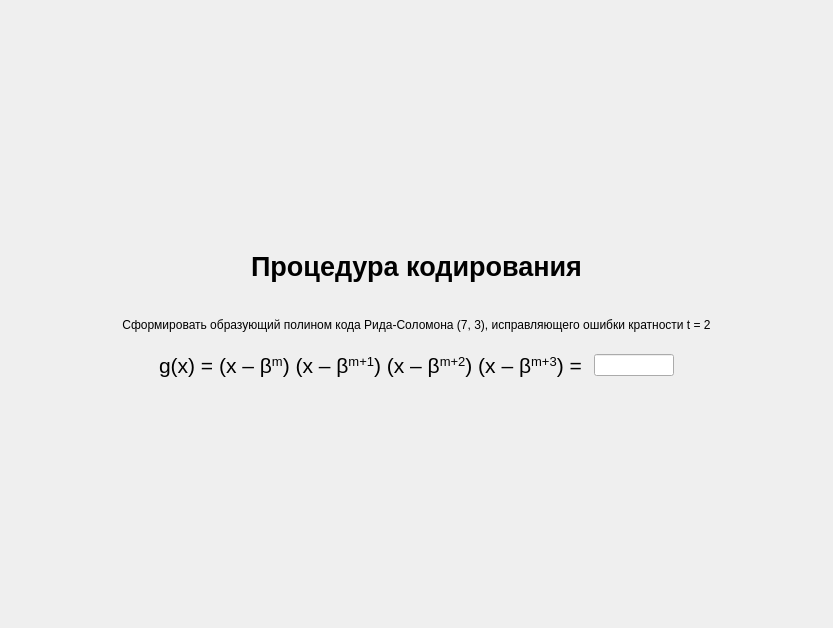
<?xml version="1.0" encoding="UTF-8"?>
<ui version="4.0">
 <class>ScreenTask4</class>
 <widget class="QFrame" name="ScreenTask4">
  <property name="geometry">
   <rect>
    <x>0</x>
    <y>0</y>
    <width>833</width>
    <height>628</height>
   </rect>
  </property>
  <property name="windowTitle">
   <string>Frame</string>
  </property>
  <layout class="QGridLayout" name="gridLayout">
   <property name="leftMargin">
    <number>0</number>
   </property>
   <property name="topMargin">
    <number>0</number>
   </property>
   <property name="rightMargin">
    <number>0</number>
   </property>
   <property name="bottomMargin">
    <number>0</number>
   </property>
   <property name="spacing">
    <number>6</number>
   </property>
   <item row="0" column="0">
    <layout class="QVBoxLayout" name="verticalLayout">
     <item>
      <spacer name="verticalSpacer_2">
       <property name="orientation">
        <enum>Qt::Vertical</enum>
       </property>
       <property name="sizeHint" stdset="0">
        <size>
         <width>20</width>
         <height>40</height>
        </size>
       </property>
      </spacer>
     </item>
     <item>
      <widget class="QLabel" name="title">
       <property name="font">
        <font>
         <family>MS Shell Dlg 2</family>
         <pointsize>20</pointsize>
         <weight>75</weight>
         <bold>true</bold>
        </font>
       </property>
       <property name="text">
        <string>Процедура кодирования</string>
       </property>
       <property name="alignment">
        <set>Qt::AlignCenter</set>
       </property>
       <property name="wordWrap">
        <bool>true</bool>
       </property>
      </widget>
     </item>
     <item>
      <spacer name="verticalSpacer_5">
       <property name="orientation">
        <enum>Qt::Vertical</enum>
       </property>
       <property name="sizeType">
        <enum>QSizePolicy::Minimum</enum>
       </property>
       <property name="sizeHint" stdset="0">
        <size>
         <width>0</width>
         <height>0</height>
        </size>
       </property>
      </spacer>
     </item>
     <item>
      <spacer name="verticalSpacer_3">
       <property name="orientation">
        <enum>Qt::Vertical</enum>
       </property>
       <property name="sizeType">
        <enum>QSizePolicy::Minimum</enum>
       </property>
       <property name="sizeHint" stdset="0">
        <size>
         <width>0</width>
         <height>30</height>
        </size>
       </property>
      </spacer>
     </item>
     <item>
      <widget class="QLabel" name="title_2">
       <property name="styleSheet">
        <string notr="true">font: 75 20pt &quot;MS Shell Dlg 2&quot;;</string>
       </property>
       <property name="text">
        <string>Сформировать образующий полином кода Рида-Соломона (7, 3), исправляющего ошибки кратности t = 2</string>
       </property>
       <property name="alignment">
        <set>Qt::AlignCenter</set>
       </property>
       <property name="wordWrap">
        <bool>true</bool>
       </property>
      </widget>
     </item>
     <item>
      <spacer name="verticalSpacer_4">
       <property name="orientation">
        <enum>Qt::Vertical</enum>
       </property>
       <property name="sizeType">
        <enum>QSizePolicy::Minimum</enum>
       </property>
       <property name="sizeHint" stdset="0">
        <size>
         <width>0</width>
         <height>15</height>
        </size>
       </property>
      </spacer>
     </item>
     <item>
      <layout class="QHBoxLayout" name="horizontalLayout_2">
       <item>
        <spacer name="horizontalSpacer">
         <property name="orientation">
          <enum>Qt::Horizontal</enum>
         </property>
         <property name="sizeHint" stdset="0">
          <size>
           <width>0</width>
           <height>0</height>
          </size>
         </property>
        </spacer>
       </item>
       <item>
        <widget class="QLabel" name="label">
         <property name="font">
          <font>
           <pointsize>16</pointsize>
          </font>
         </property>
         <property name="text">
          <string>&lt;html&gt;&lt;head/&gt;&lt;body&gt;&lt;p&gt;g(x) = (x – β&lt;span style=&quot; vertical-align:super;&quot;&gt;m&lt;/span&gt;) (x – β&lt;span style=&quot; vertical-align:super;&quot;&gt;m+1&lt;/span&gt;) (x – β&lt;span style=&quot; vertical-align:super;&quot;&gt;m+2&lt;/span&gt;) (x – β&lt;span style=&quot; vertical-align:super;&quot;&gt;m+3&lt;/span&gt;) = &lt;/p&gt;&lt;/body&gt;&lt;/html&gt;</string>
         </property>
        </widget>
       </item>
       <item>
        <widget class="QLineEdit" name="input">
         <property name="sizePolicy">
          <sizepolicy hsizetype="Fixed" vsizetype="Fixed">
           <horstretch>0</horstretch>
           <verstretch>0</verstretch>
          </sizepolicy>
         </property>
         <property name="maximumSize">
          <size>
           <width>80</width>
           <height>16777215</height>
          </size>
         </property>
         <property name="styleSheet">
          <string notr="true">font: 16pt &quot;MS Shell Dlg 2&quot;;</string>
         </property>
         <property name="maxLength">
          <number>5</number>
         </property>
         <property name="alignment">
          <set>Qt::AlignCenter</set>
         </property>
        </widget>
       </item>
       <item>
        <spacer name="horizontalSpacer_4">
         <property name="orientation">
          <enum>Qt::Horizontal</enum>
         </property>
         <property name="sizeHint" stdset="0">
          <size>
           <width>0</width>
           <height>0</height>
          </size>
         </property>
        </spacer>
       </item>
      </layout>
     </item>
     <item>
      <spacer name="verticalSpacer">
       <property name="orientation">
        <enum>Qt::Vertical</enum>
       </property>
       <property name="sizeHint" stdset="0">
        <size>
         <width>20</width>
         <height>40</height>
        </size>
       </property>
      </spacer>
     </item>
    </layout>
   </item>
  </layout>
 </widget>
 <resources/>
 <connections/>
</ui>
